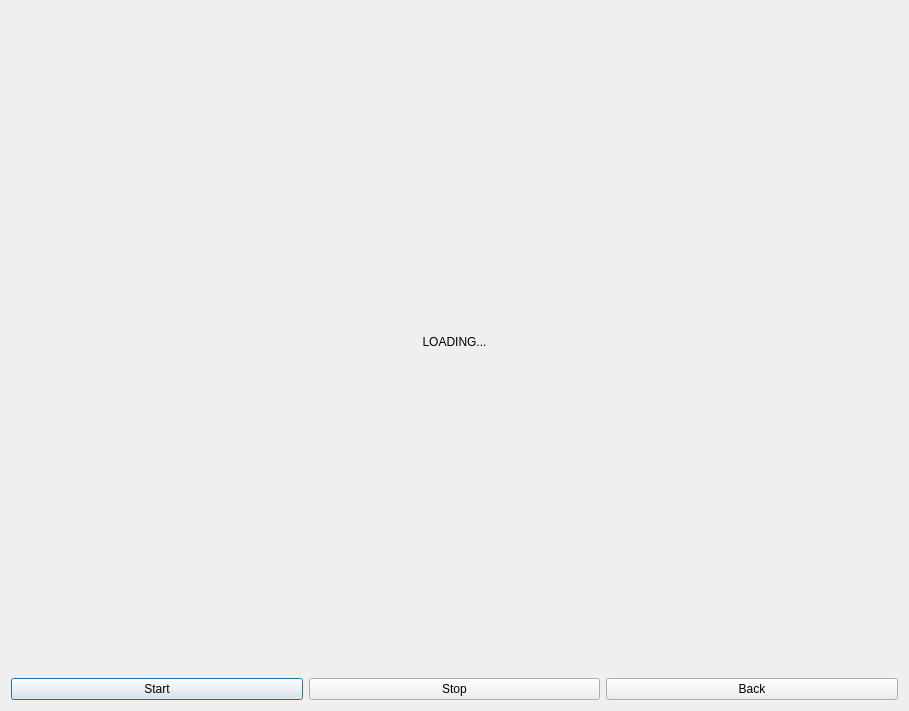
<?xml version="1.0" encoding="UTF-8"?>
<ui version="4.0">
 <class>GestureLearningDialog</class>
 <widget class="QDialog" name="GestureLearningDialog">
  <property name="windowModality">
   <enum>Qt::ApplicationModal</enum>
  </property>
  <property name="geometry">
   <rect>
    <x>0</x>
    <y>0</y>
    <width>909</width>
    <height>711</height>
   </rect>
  </property>
  <property name="windowTitle">
   <string>Gesture Learning</string>
  </property>
  <layout class="QGridLayout" name="gridLayout_2">
   <item row="1" column="0">
    <widget class="QPushButton" name="startButton">
     <property name="text">
      <string>Start</string>
     </property>
    </widget>
   </item>
   <item row="1" column="1">
    <widget class="QPushButton" name="stopButton">
     <property name="text">
      <string>Stop</string>
     </property>
    </widget>
   </item>
   <item row="1" column="2">
    <widget class="QPushButton" name="backButton">
     <property name="text">
      <string>Back</string>
     </property>
    </widget>
   </item>
   <item row="0" column="0" colspan="3">
    <layout class="QGridLayout" name="gridLayout">
     <item row="0" column="0">
      <widget class="QLabel" name="label">
       <property name="text">
        <string>LOADING...</string>
       </property>
       <property name="alignment">
        <set>Qt::AlignCenter</set>
       </property>
      </widget>
     </item>
    </layout>
   </item>
  </layout>
 </widget>
 <resources/>
 <connections/>
</ui>
